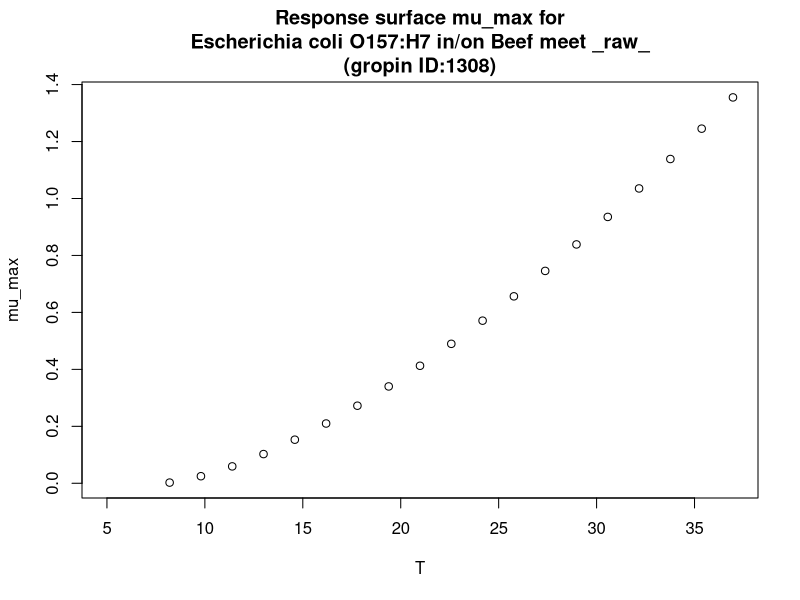

The R source for this figure:
#############################
# start of Parameter script
#############################
T <- seq(5.005,36.963036963037,length.out=21)
#############################
# end of Parameter script
#############################
############################# 
# start of Model script Gropin ID 1308 
#############################
 
# constant coefficients for this model
 
variables <- data.frame(T)
argumentsPar <- expand.grid(variables)
 
# heart of the model
response_surface <- function(T) {
   mumax <-(0.00859*(T-7.77)^1.5)

return(mumax=mumax)
} 

# output parameters
mumax <- cbind(argumentsPar,response_surface(argumentsPar['T']))
colnames(mumax) <- c(colnames(argumentsPar),'mumax')
#############################
# End of Model script
#############################
############################# 
# start of Visualisation script Gropin ID 1308 
#############################
plot(T,mumax$mumax,
                          xlab='T',
                          ylab='mu_max',main='Response surface mu_max for
Escherichia coli O157:H7 in/on Beef meet _raw_
(gropin ID:1308)')
#############################
# End of Visualisation script
#############################
